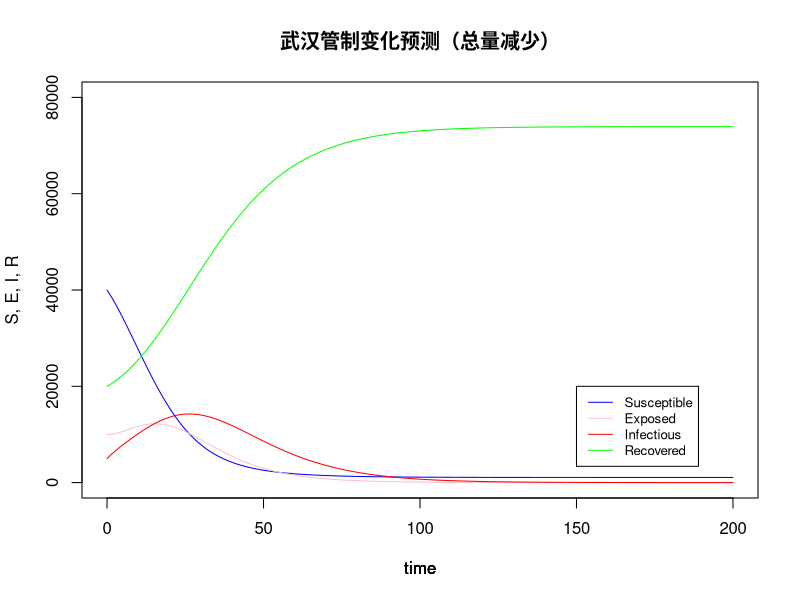

The R source for this figure:
#PCL implementation of SEIR for CDC@SZ
#Authors: WH Li, XY Wei
#Jan 27, 2020

remove (list = objects() )
library (deSolve) 

#the function for SEIR
seir_model = function (current_timepoint, state_values, parameters)
{
  # create state variables (local variables)
  S = state_values [1]        # susceptibles
  E = state_values [2]        # exposed
  I = state_values [3]        # infectious
  R = state_values [4]        # recovered
  
  with ( 
    as.list (parameters),     # variable names within parameters can be used 
    {
      # compute derivatives
      dS = (-beta * S * I)
      dE = (beta * S * I) - (delta * E)
      dI = (delta * E) - (gamma * I)
      dR = (gamma * I)
      
      # combine results
      results = c (dS, dE, dI, dR)
      list (results)
    }
  )
}


#set parameters
contact_rate = 8                     # number of contacts per day
transmission_probability = 0.045       # transmission probability
infectious_period = 14                # infectious period
latent_period = 10                    # latent period

beta_value =  contact_rate * transmission_probability
#beta_value = 0.8
gamma_value = 1 / infectious_period
delta_value = 1 / latent_period
Ro = beta_value / gamma_value

parameter_list = c (beta = beta_value, gamma = gamma_value, delta = delta_value)

#Set initial S,E,I,R values
W = 40000        # susceptible hosts
X = 10000           # infectious hosts
Y = 5000           # recovered hosts
Z = 20000           # exposed hosts

N = W + X + Y + Z

initial_values = c (S = W/N, E = X/N, I = Y/N, R = Z/N)
	
timepoints = seq (0, 1, by=1)

output <- c(time=0, initial_values)

for (i in 1:200) {
	beta_value = beta_value * 1
	parameter_list = c (beta = beta_value, gamma = gamma_value, delta = delta_value)
	stage = lsoda (initial_values, timepoints, seir_model, parameter_list)
	initial_values = stage[c(4,6,8,10)]
    output <- rbind(output, c(time=i, initial_values))
}

# plot (I * N ~ time, data = output, type='b', col = 'blue', ylab = 'Infectious', main = 'Wuhan infectious')

# susceptible hosts over time plot (S * N ~ time, data = output, type='l', col = 'blue', ylab = 'S, E, I, R', main = 'SEIR epidemic') 
plot (S * N ~ time, data = output, type='l', ylim = c(0,80000), col = 'blue', ylab = 'S, E, I, R', main = '武汉管制变化预测（总量减少）') 
# remain on same frame
par (new = TRUE)    
# exposed hosts over time
plot (E * N ~ time, data = output, type='l', ylim = c(0,80000), col = 'pink', ylab = '', axes = FALSE)
# remain on same frame
par (new = TRUE) 
# infectious hosts over time
plot (I * N ~ time, data = output, type='l', ylim = c(0,80000), col = 'red', ylab = '', axes = FALSE) 
# remain on same frame
par (new = TRUE)  
# recovered hosts over time
plot (R * N ~ time, data = output, type='l', ylim = c(0,80000), col = 'green', ylab = '', axes = FALSE)
# remain on same frame
par (new = TRUE) 
legend(x=150,y=20000,legend=c("Susceptible","Exposed","Infectious","Recovered"),col=c("blue","pink","red","green"), lty=1, cex=0.8)
